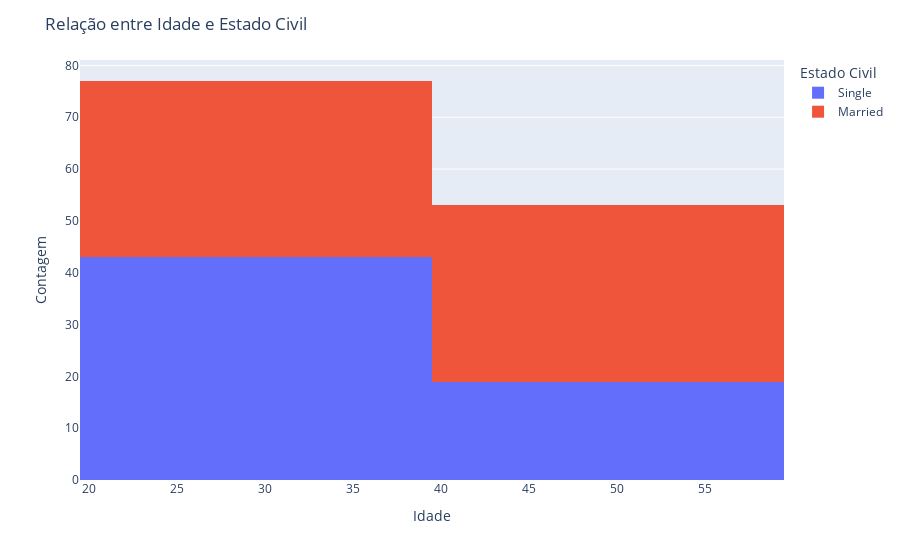

The code cell stored with this chart in its notebook:
### Markdown cell above
**D) Realize a análise Bivariada.
Tente responder as seguintes perguntas com gráficos seguidos de insights:**



*   Existe relação entre a idade e o status civil?
*   Qual a relação entre o score de crédito e o nível de escolaridade?
*  O salário parece influenciar na idade?
* O salário parece influenciar no Score de Crédito?
* Clientes com casa própria tendem a ter um score mais alto?

### Code cell
fig = px.histogram(df, x='Age', color='Marital Status', barmode='stack', nbins=2)

fig.update_layout(title='Relação entre Idade e Estado Civil',
                  xaxis_title='Idade',
                  yaxis_title='Contagem',
                  legend_title='Estado Civil')
fig.show()

### Figure 1 — Plotly figure (JSON) as saved in the notebook; plotly's stock layout.template omitted (floating-point values rounded to 4 significant figures)
{"data": [{"alignmentgroup": "True", "bingroup": "x", "hovertemplate": "Marital Status=Single<br>Age=%{x}<br>count=%{y}<extra></extra>", "legendgroup": "Single", "marker": {"color": "#636efa", "pattern": {"shape": ""}}, "name": "Single", "nbinsx": 2, "offsetgroup": "Single", "orientation": "v", "showlegend": true, "type": "histogram", "x": [25, 40, 26, 31, null, null, null, null, null, null, 43, 29, 34, 44, 25, 40, 26, 31, 41, 27, 32, 42, 28, 33, 43, 29, 34, 44, 25, 25, 40, 26, 31, 41, 27, 32, 42, 28, 33, null, null, null, null, null, 25, 40, 26, 31, 41, 27, 32, 42, 28, 33, 43, 29, 34, 44, 25, 25, 28, 31, 32, 25, 40, 26, 31, null, null, null, null, 28, 33, 43, 29, 34, 44], "xaxis": "x", "yaxis": "y"}, {"alignmentgroup": "True", "bingroup": "x", "hovertemplate": "Marital Status=Married<br>Age=%{x}<br>count=%{y}<extra></extra>", "legendgroup": "Married", "marker": {"color": "#EF553B", "pattern": {"shape": ""}}, "name": "Married", "nbinsx": 2, "offsetgroup": "Married", "orientation": "v", "showlegend": true, "type": "histogram", "x": [30, 35, 45, 50, null, null, null, null, null, null, null, 48, 53, 39, 49, 30, 35, 45, 50, 36, 46, 51, 37, 47, 52, 38, 48, 53, 39, 49, 30, 35, 30, 35, 45, 50, 36, 46, 51, 37, 47, 52, null, null, null, null, null, null, null, 30, 35, 45, 50, 36, 46, 51, 37, 47, 52, 38, 48, 53, 39, 49, 30, 35, 30, 35, 33, 26, 29, 34, 30, 35, 45, 50, 36, null, null, null, null, null, 38, 48, 53, 39, 49], "xaxis": "x", "yaxis": "y"}], "layout": {"barmode": "stack", "legend": {"title": {"text": "Estado Civil"}, "tracegroupgap": 0}, "margin": {"t": 60}, "title": {"text": "Relação entre Idade e Estado Civil"}, "xaxis": {"anchor": "y", "domain": [0, 1], "title": {"text": "Idade"}}, "yaxis": {"anchor": "x", "domain": [0, 1], "title": {"text": "Contagem"}}}}
